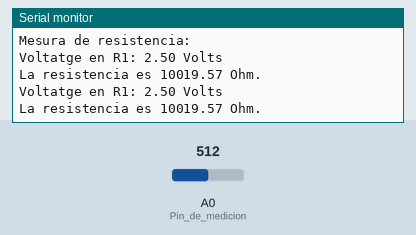
Simulated run of this sketch. Board: Arduino Uno, built with avr-gcc and run on an emulated ATmega328P. Shown: the last lines printed to the serial monitor. Inputs (shaded band) come from the test bench; at power-on: A0 (Pin_de_medicion) = 512.

Above: at 1.2 s.
1.3 s: A0 (Pin_de_medicion) set to 1005
At 2.6 s:
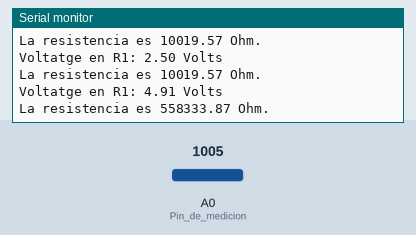
2.8 s: A0 (Pin_de_medicion) set to 1023
At 3.8 s:
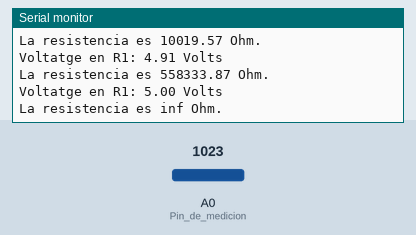
Timing chart, 0 to 5.8 s (numbered marks = the images above; inputs shaded):
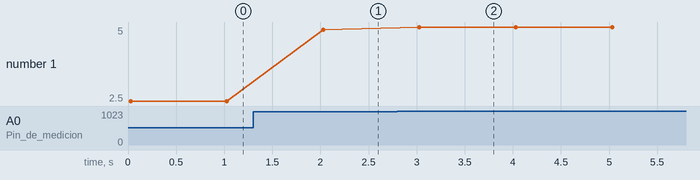

The sketch:

MARIUS_BALTES___ARNAU_CASALS_EX_MULTIMETRE.ino
```cpp
/******************************************************************
**                                                               **
**                       EXAMEN MULTIMETRE                       **
**                                                               **
**                                                               **
**  BALTES MARIUS & ARNAU CASALS             DATA:  14/05/2018   **
*******************************************************************/
//**************************** INCLUDE ****************************
 int   Pin_de_medicion = 0;
  int   R1 = 10000;
  long  lectura;
  float Tension_de_trabajo = 5.0;
  float Voltatge_R2;
  float Resistencia;

  void setup()
{
  Serial.begin(9600);
  Serial.println("Mesura de resistencia:");
  Serial.println();
}

  void loop()
{

  lectura=0;
  for(int i=0;i<5;i++){
    lectura+=analogRead(Pin_de_medicion);
  }
  lectura=trunc(lectura/5);


  Voltatge_R2=(Tension_de_trabajo/1023.0)*lectura;


  Serial.print("Voltatge en R1: ");
  Serial.print(Voltatge_R2,2);
  Serial.println(" Volts");


  Resistencia=R1*Voltatge_R2/(Tension_de_trabajo-Voltatge_R2);
  Serial.print("La resistencia es ");
  Serial.print(Resistencia,2);
  Serial.println(" Ohm.");
  Serial.println();
  delay(1000);
}
```

Measured:
- the behaviour switches between 1022 and 1023 on A0 (Pin_de_medicion) (found by bisection; images 1 and 2)
- after the input at 1.3 s, the serial monitor: prints a new line after 0.73 s (image 1)
- after the input at 2.8 s, the serial monitor: prints a new line after 0.23 s (image 2)
- plotted number 1: 2.5 → 4.91 after the input at 1.3 s, 4.91 → 5 after the input at 2.8 s
